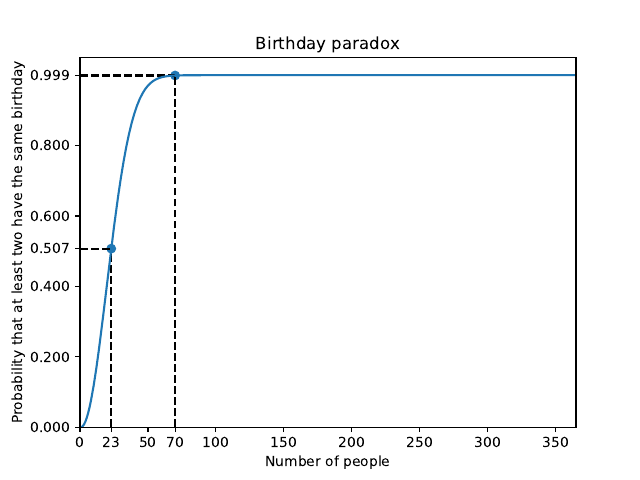

Recreate this plot in Python.

import matplotlib.pyplot as plt
from math import factorial as fac

# Year range

year = 365


# Probability function
def f(n):
	return 1 - fac(year) / ( year**n * fac(year-n) )


# Data
X = range(year)
Y = [f(n) for n in X]


# Plot custom dates
dates = [23, 70]
probs = [f(n) for n in dates]
plt.scatter(dates, probs)

# Add dashed lines corresponding to specific dates
for i, d in enumerate(dates):
	plt.plot([0, dates[i]], [probs[i], probs[i]], 'k--')
	plt.plot([dates[i], dates[i]], [0, probs[i]], 'k--')


# Plot
plt.plot(X, Y)


# Add ticks corresponding to custom dates
current_xticks = plt.gca().get_xticks().tolist()  # Get current x ticks
current_yticks = plt.gca().get_yticks().tolist()  # Get current y ticks

new_xticks = current_xticks + dates  # Add dates to x ticks
new_yticks = current_yticks[0:-2] + probs # Add probs to y ticks

plt.xticks(new_xticks)
plt.yticks(new_yticks)

# Labels
plt.xlabel("Number of people")
plt.ylabel("Probability that at least two have the same birthday")
plt.title("Birthday paradox")

# Set domain and codomain
plt.xlim(0, year)
plt.ylim(0, 1.05)


plt.savefig('./birthday_paradox.pdf')